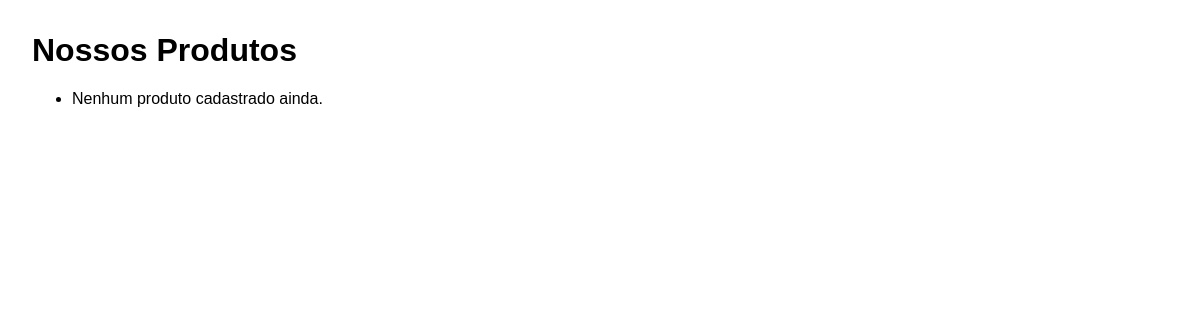
Page /produtos/ on the earlier database version.
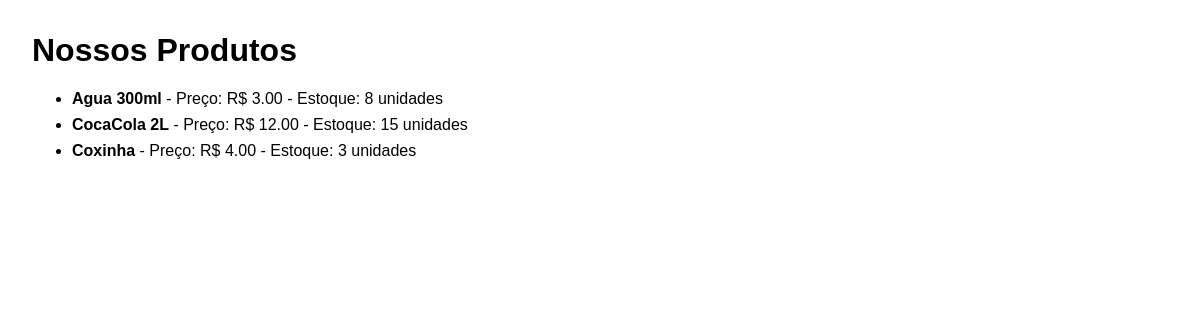
Same page on the later database version.
### products/models.py (models this page shows, shortened)
class Produto(models.Model):
    nome = models.CharField(max_length=200, help_text="Nome do produto")
    descricao = models.TextField(blank=True, null=True, help_text="Descrição do Produto")
    preco = models.DecimalField(max_digits=10, decimal_places=2, help_text="Preço do produto")
    estoque = models.IntegerField(default=0, help_text="Quantidade em estoque")
    categoria = models.ForeignKey(Categoria, on_delete=models.PROTECT, related_name='produtos', help_text="Categoria do produto")
    data_criacao = models.DateTimeField(auto_now_add=True)
    data_atualizacao = models.DateTimeField(auto_now=True)

### products/views.py (the view)
# urls.py: path('', views.listar_produtos, name='listar_produtos'),
def listar_produtos(request):
    produtos = Produto.objects.all().order_by('nome') #Puxa os objetos do banco e ordena por nome
    contexto = {
        'lista_de_produtos': produtos,
    }
    return render(request, 'products/lista_produtos.html', contexto)

### templates/products/lista_produtos.html (shortened to what this page needs)
<!DOCTYPE html>
<html lang="pt-br">
<head>
</head>
<body>
    <h1>Nossos Produtos</h1>
    <ul>
        {% for produto in lista_de_produtos %}
            <li>
                <strong>{{ produto.nome }}</strong> -
                Preço: R$ {{produto.preco }} -
                Estoque: {{ produto.estoque }} unidades
            </li>
        {% empty %}
            <li>Nenhum produto cadastrado ainda.</li>
        {%endfor %}
    </ul>
</body>
</html>

### templates/products/lista_produtos.html (style rules this page uses)
body { font-family: sans-serif; margin: 2em; }
li { margin-bottom: 0.5em; }

Differences in the rows shown:
added Produto: nome "Agua 300ml", preco "3.00", estoque "8"
added Produto: nome "CocaCola 2L", preco "12.00", estoque "15"
added Produto: nome "Coxinha", preco "4.00", estoque "3"
Other differences:
text no longer shown: "Nenhum produto cadastrado ainda."
